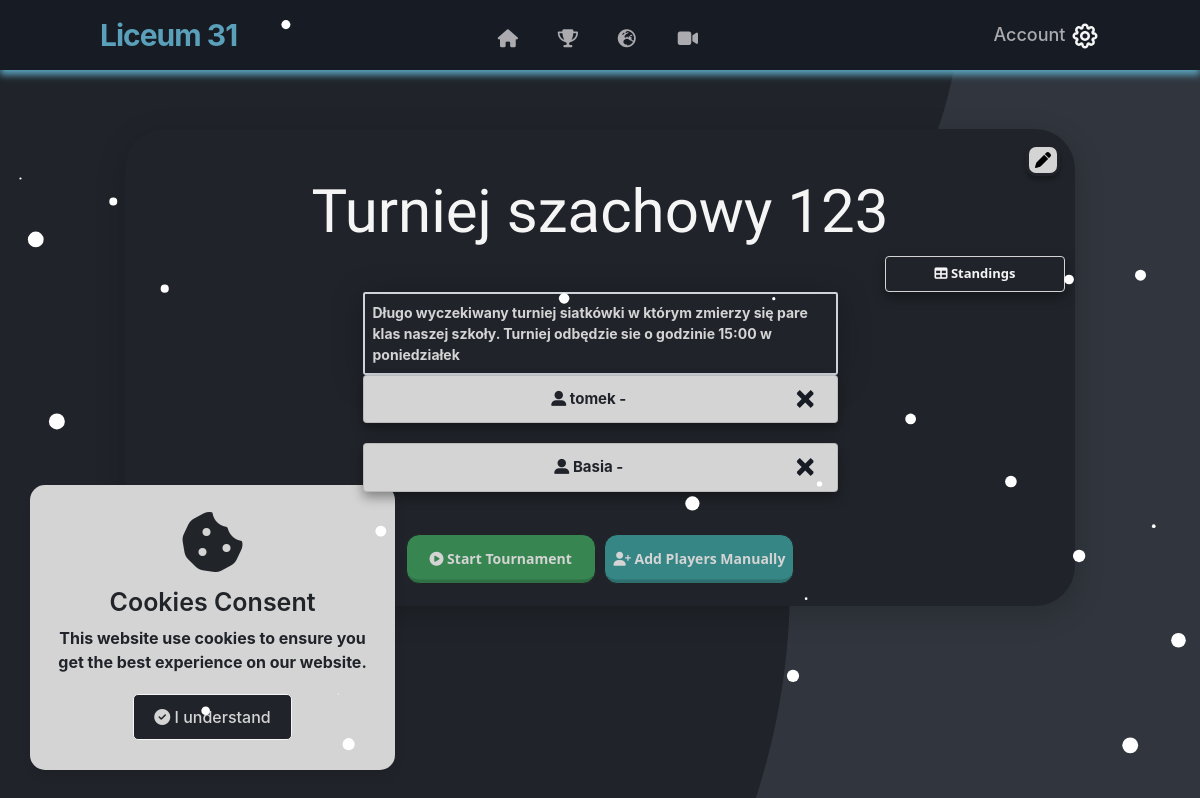
/schedule (signed in), run on the app's committed database.
### website/models.py (models this page shows)
class Tournament(db.Model):
    id = db.Column(db.Integer,primary_key=True)
    user_id = db.Column(db.Integer,db.ForeignKey('user.id'))
    name = db.Column(db.String(150))
    date = db.Column(db.Date)
    location = db.Column(db.String(150))
    discipline = db.Column(db.String(150))
    type = db.Column(db.String(150))
    description = db.Column(db.String(250))
    movielink = db.Column(db.String(150))
    status = db.Column(db.String(150), default="upcoming")
    is_public = db.Column(db.Boolean(),default=False)
    current_round_number = db.Column(db.Integer(),default=0)
    max_rounds = db.Column(db.Integer(),default = 100000000)
    edited_duel_id = db.Column(db.Integer())
    rounds = db.relationship('Round')
    duels = db.relationship('Duel')
    opponents = db.relationship('Opponent')
    standings = db.relationship('Standing')

class Opponent(db.Model):
    id = db.Column(db.Integer,primary_key=True)
    tournament_id = db.Column(db.Integer,db.ForeignKey('tournament.id'))
    email = db.Column(db.String(150))
    standing = db.relationship('Standing')
    name = db.Column(db.String(100000))

### website/views.py (the view)
@views.route('/schedule')
@login_required
def schedule():
    tournamentDTO = TournamentController()
    tournamentDTO.Load(current_user.current_tournament_id)
    return render_template("schedule.html", user=current_user, tournament=tournamentDTO.tournament)

### website/Classes.py (called while the page is built)
    def Load(self, id):
        self.tournament = Tournament.query.get(id)

### website/__init__.py (called while the page is built)
def create_app():
    app = Flask(__name__)
    app.config['SECRET_KEY'] = 'kjabwdlajbal'
    app.config['SQLALCHEMY_DATABASE_URI'] = f'sqlite:///{DB_NAME}'
    app.config['SQLALCHEMY_TRACK_MODIFICATIONS'] = False
    app.config['TRAP_HTTP_EXCEPTIONS']=True
    db.init_app(app)  # inicjowanie bazy danych dla aplikacji
    from .views import views
    from .auth import auth
    app.register_blueprint(views, url_prefix='/')
    app.register_blueprint(auth, url_prefix='/')
    from .models import User
    create_datebase(app)
    login_manager = LoginManager()
    login_manager.login_view = 'auth.login'
    login_manager.init_app(app)
    @login_manager.user_loader
    def load_user(id):
        return User.query.get(int(id))
    return app

### website/templates/schedule.html (shortened to what this page needs)
{% extends "base.html" %} {% block title %}Schedule{% endblock %} {% block content %}
<section class="schedule_box_container container_schedule">
  <button align="right" title="Tournament Settings" id="myBtnSettings-1" class="icon_settings">
    <i class="fas fa-pen"></i>
  </button>
  <h3 align="center">{{tournament.name}}</h3>
  <a style="margin-right: 10px;" align="right" href="/standings">
    <button id="btn" type="button" class="btn-add"><i class="fas fa-table"></i> Standings</button>
  </a>
  {% if tournament.status == 'upcoming' %}
  <div class="form_control">
    {{tournament.description}}
  </div>
  {% for opponent in tournament.opponents %}
  <section>
    <li align="center" class="list-group-item">
      <i class="fas fa-user-alt"></i> {{opponent.name}} {{opponent.email}}
      <button type="button" class="close" onClick="deletePlayer({{opponent.id}})">
        <span aria-hidden="true">&times;</span>
      </button>
    </li>
  </section>
  {% endfor %}
  <div align="center" style="margin-top: 20px;">
    <a href="/start-tournament">
      <button id="btn" style="background-color: rgb(55, 134, 81)" type="button" class="btn-danger_nav_schedule">
        <i class="fas fa-play-circle"></i>
        Start Tournament
      </button>
    </a>
    <a href="/new-players">
      <button id="btn" style="background-color: rgb(55, 134, 134)" type="button" class="btn-danger_nav_schedule">
        <i class="fas fa-user-plus"></i>
        Add Players Manually
      </button>
    </a>
  </div>
  {% endif %}
    </div>
    <br>
</section>
{% endblock %}

### website/static/style.css (style rules this page uses)
html { scroll-behavior: smooth; }
body { background-image: url("../static/bgp.png"); scroll-behavior: smooth; overflow: overlay; background-repeat: no-repeat; background-attachment: fixed; }
.fa, .fab, .fad, .fal, .far, .fas { line-height: 0; -moz-outline: none; outline: none; }
.form_control { display: block; width: 50%; height: calc(1.5em + 0.75rem +2 px); padding: 8px; font-size: 14px; font-weight: 500; line-height: 1.5; color: whitesmoke; background-color: #20242a; background-clip: padding-box; border: 1px solid #ced4da; border-radius: 0.15rem; transition: border-color 0.15s ease-in-out, box-shadow 0.15s ease-in-out; margin-left: 25%; }
.close { color: #171c24; float: right; font-size: 33px; font-weight: bold; cursor: pointer; margin-top: -8px; text-shadow: 0 1px 0 #171c24; opacity: 100%; }
a { color: #fff; font-size: 18px; font-weight: 500; text-decoration: none; }
.icon_settings { border-radius: 10px; background-color: rgb(212, 212, 212); box-shadow: 0 0.25em 0.25em rgb(0 0 0 / 30%); transition: all 0.3s ease-out; border: 3px solid #20242a; margin: auto; margin-top: 15px; margin-right: 15px; width: fit-content; }
h3 { color: whitesmoke; font-family: "Stick No Bills", sans-serif; font-size: 60px; }
.schedule_box_container { background-color: #20242a; height: 250px; width: 700px; box-shadow: 0 8px 30px 0 rgba(0, 0, 0, 0.2); border-radius: 40px; }
.container_schedule { width: 950px; height: auto; margin: 0 auto; margin-top: 5%; display: flex; flex-direction: column; padding-bottom: 20px; }
.form_control { display: block; width: 50%; height: calc(1.5em + 0.75rem +2 px); padding: 8px; font-size: 14px; font-weight: 700; line-height: 1.5; color: rgb(212, 212, 212); background-color: #20242a; background-clip: padding-box; border: 2px solid #ced4da; border-radius: 0.15rem; box-shadow: 0px 5px 32px rgb(0 0 0 / 30%); transition: border-color 0.15s ease-in-out, box-shadow 0.15s ease-in-out; margin-left: 25%; }
.btn-add { background-color: transparent; border: 0; width: 180px; height: 36px; border-radius: 0.25rem; font-family: "Segoe UI", Tahoma, Geneva, Verdana, sans-serif; color: whitesmoke; font-size: 13px; font-weight: bold; outline: none; box-shadow: 0px 5px 12px rgba(0, 0, 0, 0.4); transition: 0.5s; backface-visibility: hidden; border: 1px solid rgb(212, 212, 212); margin-left: 10px; }
.btn-danger_nav_schedule { background-color: rgb(212, 212, 212); border: 0; width: 190px; height: 50px; border-radius: 0.85rem; font-family: "Segoe UI", Tahoma, Geneva, Verdana, sans-serif; color: rgb(212, 212, 212); font-size: 14px; font-weight: bold; box-shadow: inset 0 -0.6em 0 -0.35em rgba(0, 0, 0, 0.17); transition: 0.5s; backface-visibility: hidden; border: 1px solid #202225; margin: 2px; }
.list-group-item { width: 50%; position: relative; display: block; padding: 0.75rem 1.25rem; background-color: rgb(212, 212, 212); border: 1px solid rgba(0, 0, 0, 0.125); box-shadow: 0px 5px 12px rgba(0, 0, 0, 0.4); color: #20242a; font-weight: bold; font-size: 15px; margin-left: 25%; margin-bottom: 20px; }

### data on the page
Tournament: name "Turniej szachowy 123", description "Długo wyczekiwany turniej siatkówki w którym zmierzy się pare klas naszej szkoły. Turniej odbędzie sie o godzinie 15:00 w poniedziałek"
Opponent: name "tomek", email "-"
Opponent: name "Basia", email "-"
